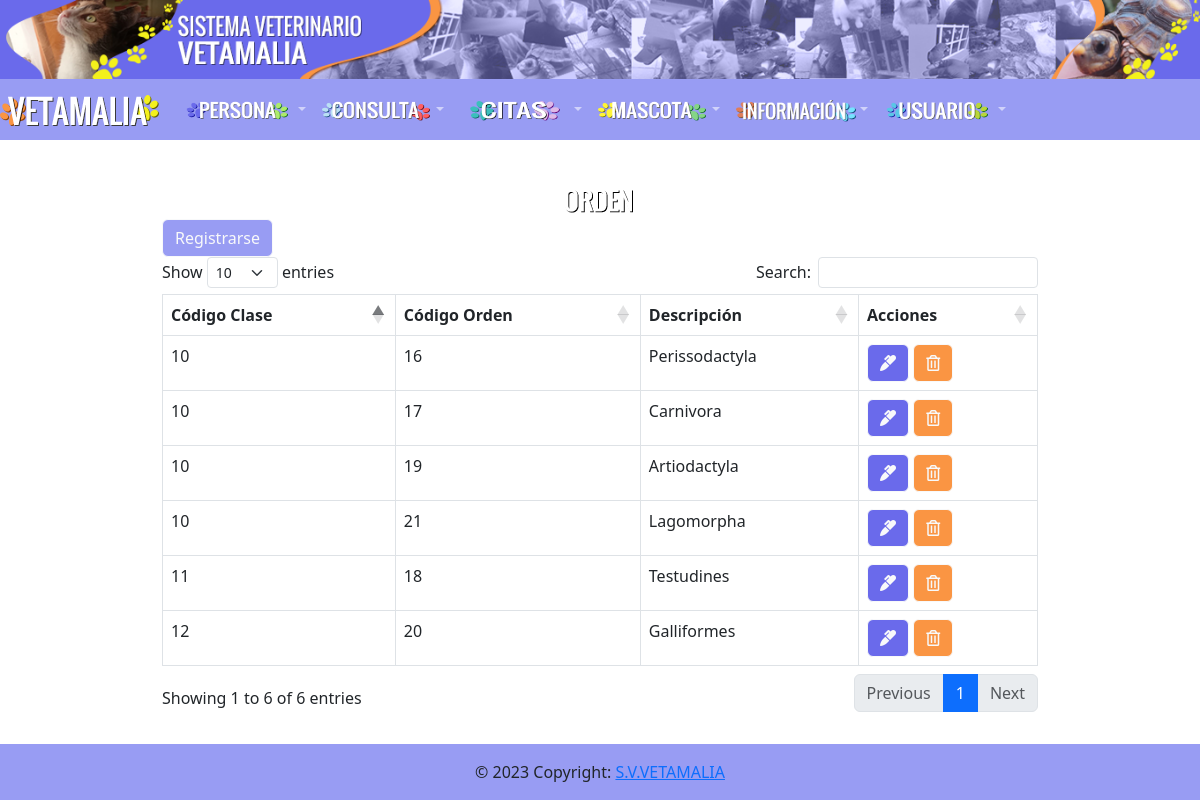
The app's page /orden/orden.php with its own data.
### tables this page shows
CREATE TABLE `orden` (
  `codigo_clase` int(70) NOT NULL,
  `descripcion` varchar(150) NOT NULL,
  `codigo_orden` int(70) NOT NULL
);

### orden/orden.php (the view, shortened to what this page needs)
<?php include("../database/db.php");?>
<?php include("../include/headers.php")?>
<div class="container p-4">
    <div class="row">
         <div class="col-md-10 mx-auto" style="width: 900px; margin-top: 20px !important; margin-bottom: 40px !important;">
                <img src="../img/Orden.png" class="rounded mx-auto d-block" width="160" height="35"></a>
            <a href="registrar.php" class="btn btn-outline-light" type="button" style="background-color: #989cf3">Registrarse</a>
            <table class="table table-bordered" id="example">
                <thead>
                    <tr>
                        <th>Código Clase</th>
                        <th>Código Orden</th>
                        <th>Descripción</th>
                        <th>Acciones</th>
                    </tr>
                </thead>
                <tbody>
                    <?php
                    $query = "SELECT * FROM orden";
                    $result = mysqli_query($conn,$query);
                    while($row =mysqli_fetch_array($result)) {?>
                        <tr>
                            <td><?php echo $row['codigo_clase']?>
                            <td><?php echo $row['codigo_orden']?>
                            <td><?php echo $row['descripcion']?>
                            <td>
                                <a href="edit.php?id=<?php echo $row['codigo_orden']?>" class="btn btn-outline-light" type="button" style="background-color: #6a6aeb" onclick="return  ConfirmarEditar()">
                                    <i class="fas fa-marker"></i>
                                </a>
                                <a href="delete.php?id=<?php echo $row['codigo_orden']?>" class="btn btn-outline-light" type="button" style="background-color: #fa9543" onclick="return ConfirmarEliminar()">
                                <i class="far fa-trash-alt"></i>
                                </a>
                            </td>
                        </tr>
                    <?php }?>
                </tbody>
            </table>
        </div>
    </div>
</div>
<?php include("../include/footer.php");?>

### records on screen
orden: codigo_clase "10", codigo_orden "16", descripcion "Perissodactyla"
orden: codigo_clase "10", codigo_orden "17", descripcion "Carnivora"
orden: codigo_clase "11", codigo_orden "18", descripcion "Testudines"
orden: codigo_clase "10", codigo_orden "19", descripcion "Artiodactyla"
orden: codigo_clase "12", codigo_orden "20", descripcion "Galliformes"
orden: codigo_clase "10", codigo_orden "21", descripcion "Lagomorpha"
